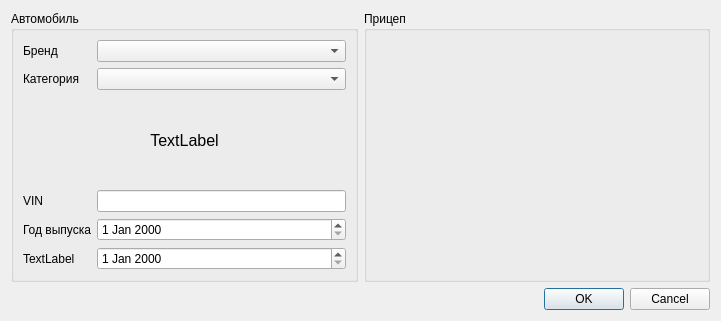
<?xml version="1.0" encoding="UTF-8"?>
<ui version="4.0">
 <class>CommonCarDialog</class>
 <widget class="QDialog" name="CommonCarDialog">
  <property name="geometry">
   <rect>
    <x>0</x>
    <y>0</y>
    <width>721</width>
    <height>321</height>
   </rect>
  </property>
  <property name="windowTitle">
   <string>Dialog</string>
  </property>
  <layout class="QGridLayout" name="gridLayout_4">
   <item row="0" column="0">
    <widget class="QGroupBox" name="groupBox">
     <property name="sizePolicy">
      <sizepolicy hsizetype="Preferred" vsizetype="Preferred">
       <horstretch>0</horstretch>
       <verstretch>0</verstretch>
      </sizepolicy>
     </property>
     <property name="title">
      <string>Автомобиль</string>
     </property>
     <layout class="QGridLayout" name="gridLayout_2">
      <item row="0" column="0">
       <layout class="QGridLayout" name="gridLayout">
        <item row="4" column="1">
         <widget class="QDateEdit" name="dateEdit"/>
        </item>
        <item row="3" column="1">
         <widget class="QLineEdit" name="lineEdit"/>
        </item>
        <item row="1" column="1">
         <widget class="ComboBoxCarCategories" name="comboBoxCarCategories">
          <property name="sizePolicy">
           <sizepolicy hsizetype="Preferred" vsizetype="Fixed">
            <horstretch>0</horstretch>
            <verstretch>0</verstretch>
           </sizepolicy>
          </property>
         </widget>
        </item>
        <item row="0" column="0">
         <widget class="QLabel" name="label_2">
          <property name="text">
           <string>Бренд</string>
          </property>
         </widget>
        </item>
        <item row="4" column="0">
         <widget class="QLabel" name="label_4">
          <property name="text">
           <string>Год выпуска</string>
          </property>
         </widget>
        </item>
        <item row="3" column="0">
         <widget class="QLabel" name="label">
          <property name="text">
           <string>VIN</string>
          </property>
         </widget>
        </item>
        <item row="0" column="1">
         <widget class="ComboBoxCarBrand" name="comboBoxCarBrand">
          <property name="sizePolicy">
           <sizepolicy hsizetype="Preferred" vsizetype="Fixed">
            <horstretch>0</horstretch>
            <verstretch>0</verstretch>
           </sizepolicy>
          </property>
         </widget>
        </item>
        <item row="2" column="0" colspan="2">
         <widget class="QLabel" name="labelCategoryName">
          <property name="sizePolicy">
           <sizepolicy hsizetype="Preferred" vsizetype="Preferred">
            <horstretch>0</horstretch>
            <verstretch>0</verstretch>
           </sizepolicy>
          </property>
          <property name="font">
           <font>
            <pointsize>12</pointsize>
           </font>
          </property>
          <property name="text">
           <string>TextLabel</string>
          </property>
          <property name="scaledContents">
           <bool>true</bool>
          </property>
          <property name="alignment">
           <set>Qt::AlignCenter</set>
          </property>
          <property name="wordWrap">
           <bool>true</bool>
          </property>
          <property name="textInteractionFlags">
           <set>Qt::NoTextInteraction</set>
          </property>
         </widget>
        </item>
        <item row="1" column="0">
         <widget class="QLabel" name="label_3">
          <property name="text">
           <string>Категория</string>
          </property>
         </widget>
        </item>
        <item row="5" column="0">
         <widget class="QLabel" name="label_5">
          <property name="text">
           <string>TextLabel</string>
          </property>
         </widget>
        </item>
        <item row="5" column="1">
         <widget class="QDateEdit" name="dateEdit_2"/>
        </item>
       </layout>
      </item>
     </layout>
    </widget>
   </item>
   <item row="0" column="1">
    <widget class="QGroupBox" name="groupBox_2">
     <property name="title">
      <string>Прицеп</string>
     </property>
     <layout class="QGridLayout" name="gridLayout_3">
      <item row="0" column="0">
       <widget class="SemitrailersView" name="widget" native="true">
        <property name="sizePolicy">
         <sizepolicy hsizetype="Preferred" vsizetype="Expanding">
          <horstretch>0</horstretch>
          <verstretch>0</verstretch>
         </sizepolicy>
        </property>
       </widget>
      </item>
     </layout>
    </widget>
   </item>
   <item row="1" column="1">
    <widget class="QDialogButtonBox" name="buttonBox">
     <property name="orientation">
      <enum>Qt::Horizontal</enum>
     </property>
     <property name="standardButtons">
      <set>QDialogButtonBox::Cancel|QDialogButtonBox::Ok</set>
     </property>
    </widget>
   </item>
  </layout>
 </widget>
 <customwidgets>
  <customwidget>
   <class>ComboBoxCarBrand</class>
   <extends>QComboBox</extends>
   <header>comboboxcarbrand.h</header>
  </customwidget>
  <customwidget>
   <class>ComboBoxCarCategories</class>
   <extends>QComboBox</extends>
   <header>comboboxcarcategories.h</header>
  </customwidget>
  <customwidget>
   <class>SemitrailersView</class>
   <extends>QWidget</extends>
   <header>semitrailersview.h</header>
   <container>1</container>
  </customwidget>
 </customwidgets>
 <resources/>
 <connections>
  <connection>
   <sender>buttonBox</sender>
   <signal>accepted()</signal>
   <receiver>CommonCarDialog</receiver>
   <slot>accept()</slot>
   <hints>
    <hint type="sourcelabel">
     <x>248</x>
     <y>254</y>
    </hint>
    <hint type="destinationlabel">
     <x>157</x>
     <y>274</y>
    </hint>
   </hints>
  </connection>
  <connection>
   <sender>buttonBox</sender>
   <signal>rejected()</signal>
   <receiver>CommonCarDialog</receiver>
   <slot>reject()</slot>
   <hints>
    <hint type="sourcelabel">
     <x>316</x>
     <y>260</y>
    </hint>
    <hint type="destinationlabel">
     <x>286</x>
     <y>274</y>
    </hint>
   </hints>
  </connection>
  <connection>
   <sender>comboBoxCarCategories</sender>
   <signal>currentIndexChanged(int)</signal>
   <receiver>CommonCarDialog</receiver>
   <slot>slotDescriptionCategoryCar(int)</slot>
   <hints>
    <hint type="sourcelabel">
     <x>225</x>
     <y>92</y>
    </hint>
    <hint type="destinationlabel">
     <x>297</x>
     <y>239</y>
    </hint>
   </hints>
  </connection>
 </connections>
 <slots>
  <slot>slotDescriptionCategoryCar(int)</slot>
 </slots>
</ui>
